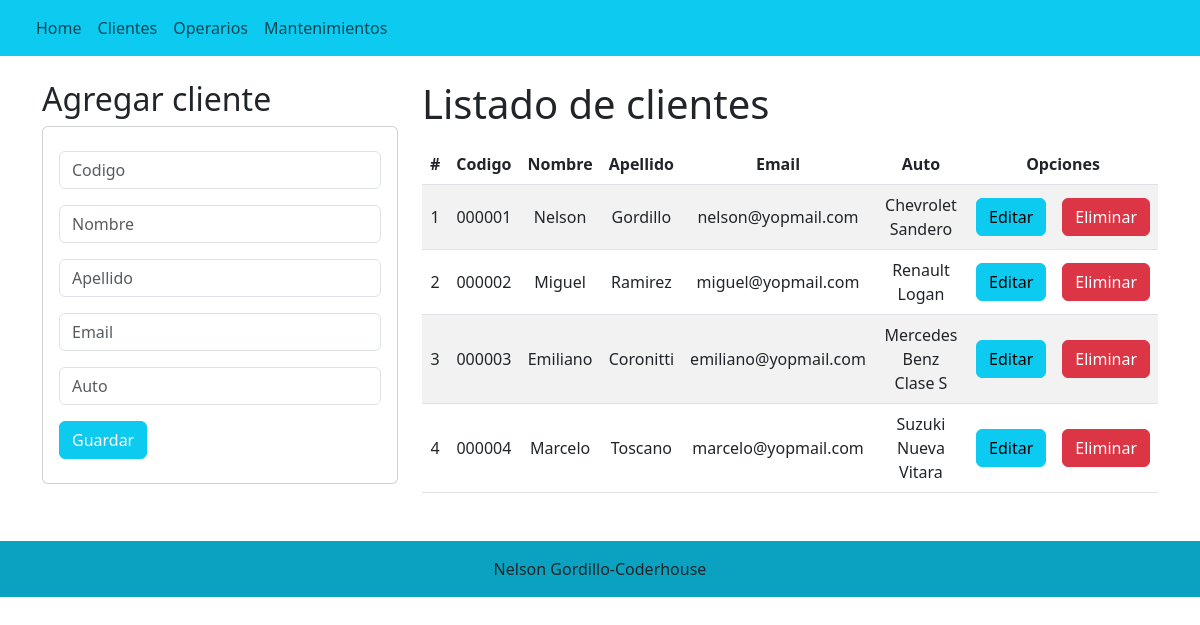
The page /cliente/ on the database its author committed.
### mantenimiento/models.py (models this page shows, shortened)
class Cliente(models.Model):
    codigo=models.CharField(primary_key=True,max_length=6)
    nombre=models.CharField(max_length=40)
    apellido=models.CharField(max_length=40)
    email=models.EmailField()
    auto=models.CharField(max_length=40)

### mantenimiento/views.py (the view)
# urls.py: path('cliente/', views.cliente, name='cliente'),
def cliente(request):
    clienteslistados = Cliente.objects.all()
    return render(request,"clientes.html",{"clientes":clienteslistados})

### mantenimiento/templates/clientes.html (shortened to what this page needs)
{% extends "./plantilla.html" %}
{% block body %}
<div class="row">
    <div class="col-sm-12 col-md-6 col-lg-4 col-xl-4">
        <h2>Agregar cliente</h2>
        <div class="card">
            <div class="card-body">
                <form action="/registrarcliente/" method="POST">{% csrf_token %}
                    <div class="form-group py-2">
                        <input type="text" id="txtCodigo" name="txtCodigo" class="form-control" placeholder="Codigo" minlength="6" maxlength="6"required>
                    </div>
                    <div class="form-group py-2">
                        <input type="text" id="txtNombre" name="txtNombre" class="form-control" placeholder="Nombre" maxlength="40"required>
                    </div>
                    <div class="form-group py-2">
                        <input type="text" id="txtApellido" name="txtApellido" class="form-control" placeholder="Apellido" maxlength="40"required>
                    </div>
                    <div class="form-group py-2">
                        <input type="text" id="txtEmail" name="txtEmail" class="form-control" placeholder="Email" required>
                    </div>
                    <div class="form-group py-2">
                        <input type="text" id="txtAuto" name="txtAuto" class="form-control" placeholder="Auto" maxlength="40"required>
                    </div>
                    <div class="form-group py-2">
                        <button type="submit" class="btn btn-info btn-block text-white">Guardar</button>
                    </div>
                </form>
            </div>
        </div>
    </div>
    <div class="col-sm-12 col-md-6 col-lg-8 col-xl-8">
        <h1>Listado de clientes</h1>
        <div class="table-responsive py-2">
            <table class="table table-striped">
                <thead>
                    <tr>
                        <th>#</th>
                        <th>Codigo</th>
                        <th>Nombre</th>
                        <th>Apellido</th>
                        <th>Email</th>
                        <th>Auto</th>
                        <th colspan="2">Opciones</th>
                    </tr>
                </thead>
                <tbody>
                    {% for c in clientes %}
                    <tr>
                        <td>{{forloop.counter}}</td>
                        <td>{{c.codigo}}</td>
                        <td>{{c.nombre}}</td>
                        <td>{{c.apellido}}</td>
                        <td>{{c.email}}</td>
                        <td>{{c.auto}}</td>
                        <td><a href="edicioncliente/{{c.codigo}}" class="btn btn-info">Editar</a></td>
                        <td><a href="eliminarcliente/{{c.codigo}}" class="btn btn-danger">Eliminar</a></td>
                    </tr>
                    {% endfor %}
                </tbody>
            </table>
        </div>
    </div>
</div>
{% endblock %}

### mantenimiento/css/edicioncliente.css (style rules this page uses)
th, td { text-align:center; vertical-align: middle; }

### rows shown on the page
Cliente: codigo "000001", nombre "Nelson", apellido "Gordillo", email "nelson@yopmail.com", auto "Chevrolet Sandero"
Cliente: codigo "000002", nombre "Miguel", apellido "Ramirez", email "miguel@yopmail.com", auto "Renault Logan"
Cliente: codigo "000003", nombre "Emiliano", apellido "Coronitti", email "emiliano@yopmail.com", auto "Mercedes Benz Clase S"
Cliente: codigo "000004", nombre "Marcelo", apellido "Toscano", email "marcelo@yopmail.com", auto "Suzuki Nueva Vitara"
